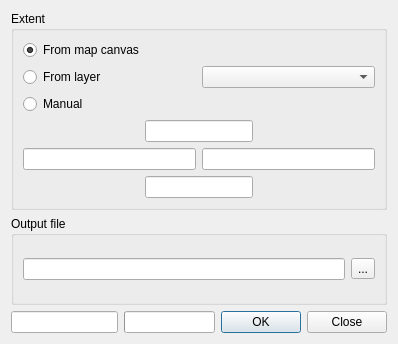
<?xml version="1.0" encoding="UTF-8"?>
<ui version="4.0">
 <class>QgsOSMDownloadDialog</class>
 <widget class="QDialog" name="QgsOSMDownloadDialog">
  <property name="geometry">
   <rect>
    <x>0</x>
    <y>0</y>
    <width>398</width>
    <height>344</height>
   </rect>
  </property>
  <property name="windowTitle">
   <string>Download OpenStreetMap data</string>
  </property>
  <layout class="QVBoxLayout" name="verticalLayout_2">
   <item>
    <widget class="QGroupBox" name="groupBox">
     <property name="title">
      <string>Extent</string>
     </property>
     <layout class="QVBoxLayout" name="verticalLayout">
      <item>
       <widget class="QRadioButton" name="radExtentCanvas">
        <property name="text">
         <string>From map canvas</string>
        </property>
        <property name="checked">
         <bool>true</bool>
        </property>
       </widget>
      </item>
      <item>
       <layout class="QHBoxLayout" name="horizontalLayout_2">
        <item>
         <widget class="QRadioButton" name="radExtentLayer">
          <property name="text">
           <string>From layer</string>
          </property>
         </widget>
        </item>
        <item>
         <widget class="QComboBox" name="cboLayers"/>
        </item>
       </layout>
      </item>
      <item>
       <widget class="QRadioButton" name="radExtentManual">
        <property name="text">
         <string>Manual</string>
        </property>
       </widget>
      </item>
      <item>
       <layout class="QGridLayout" name="gridLayout">
        <item row="0" column="0">
         <spacer name="horizontalSpacer_4">
          <property name="orientation">
           <enum>Qt::Horizontal</enum>
          </property>
          <property name="sizeHint" stdset="0">
           <size>
            <width>40</width>
            <height>20</height>
           </size>
          </property>
         </spacer>
        </item>
        <item row="0" column="1" colspan="2">
         <widget class="QLineEdit" name="editYMax"/>
        </item>
        <item row="0" column="3">
         <spacer name="horizontalSpacer_3">
          <property name="orientation">
           <enum>Qt::Horizontal</enum>
          </property>
          <property name="sizeHint" stdset="0">
           <size>
            <width>40</width>
            <height>20</height>
           </size>
          </property>
         </spacer>
        </item>
        <item row="1" column="0" colspan="2">
         <widget class="QLineEdit" name="editXMin"/>
        </item>
        <item row="1" column="2" colspan="2">
         <widget class="QLineEdit" name="editXMax"/>
        </item>
        <item row="2" column="0">
         <spacer name="horizontalSpacer">
          <property name="orientation">
           <enum>Qt::Horizontal</enum>
          </property>
          <property name="sizeHint" stdset="0">
           <size>
            <width>40</width>
            <height>20</height>
           </size>
          </property>
         </spacer>
        </item>
        <item row="2" column="1" colspan="2">
         <widget class="QLineEdit" name="editYMin"/>
        </item>
        <item row="2" column="3">
         <spacer name="horizontalSpacer_2">
          <property name="orientation">
           <enum>Qt::Horizontal</enum>
          </property>
          <property name="sizeHint" stdset="0">
           <size>
            <width>40</width>
            <height>20</height>
           </size>
          </property>
         </spacer>
        </item>
       </layout>
      </item>
     </layout>
    </widget>
   </item>
   <item>
    <widget class="QGroupBox" name="groupBox_2">
     <property name="title">
      <string>Output file</string>
     </property>
     <layout class="QHBoxLayout" name="horizontalLayout">
      <item>
       <widget class="QLineEdit" name="editFileName"/>
      </item>
      <item>
       <widget class="QToolButton" name="btnBrowse">
        <property name="text">
         <string>...</string>
        </property>
       </widget>
      </item>
     </layout>
    </widget>
   </item>
   <item>
    <layout class="QHBoxLayout" name="horizontalLayout_3">
     <item>
      <widget class="QLineEdit" name="editSize">
       <property name="readOnly">
        <bool>true</bool>
       </property>
      </widget>
     </item>
     <item>
      <widget class="QProgressBar" name="progress"/>
     </item>
     <item>
      <widget class="QDialogButtonBox" name="buttonBox">
       <property name="orientation">
        <enum>Qt::Horizontal</enum>
       </property>
       <property name="standardButtons">
        <set>QDialogButtonBox::Close|QDialogButtonBox::Ok</set>
       </property>
      </widget>
     </item>
    </layout>
   </item>
  </layout>
 </widget>
 <tabstops>
  <tabstop>radExtentCanvas</tabstop>
  <tabstop>radExtentLayer</tabstop>
  <tabstop>cboLayers</tabstop>
  <tabstop>radExtentManual</tabstop>
  <tabstop>editYMax</tabstop>
  <tabstop>editXMin</tabstop>
  <tabstop>editXMax</tabstop>
  <tabstop>editYMin</tabstop>
  <tabstop>editFileName</tabstop>
  <tabstop>btnBrowse</tabstop>
  <tabstop>editSize</tabstop>
  <tabstop>buttonBox</tabstop>
 </tabstops>
 <resources/>
 <connections/>
</ui>
